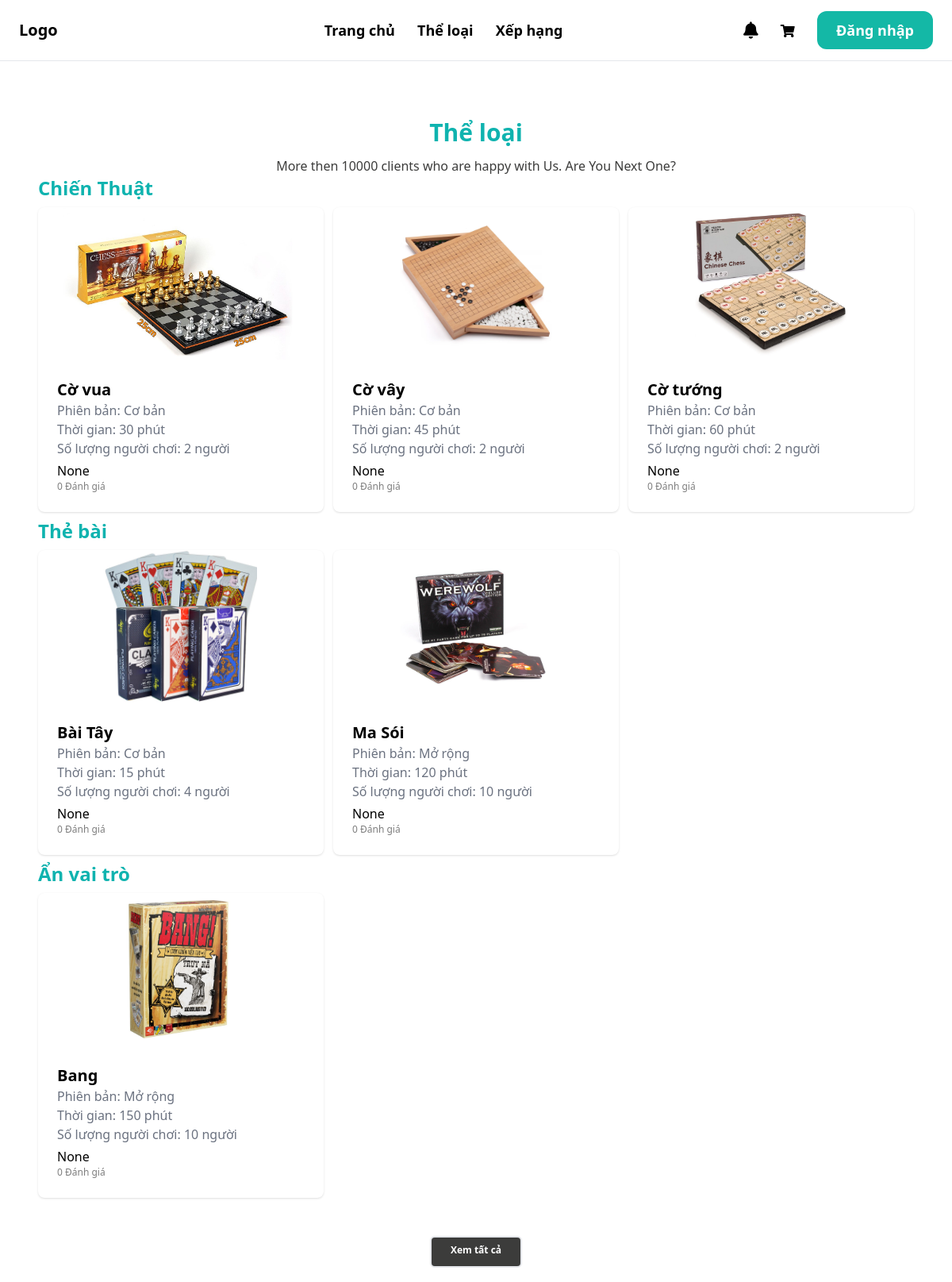
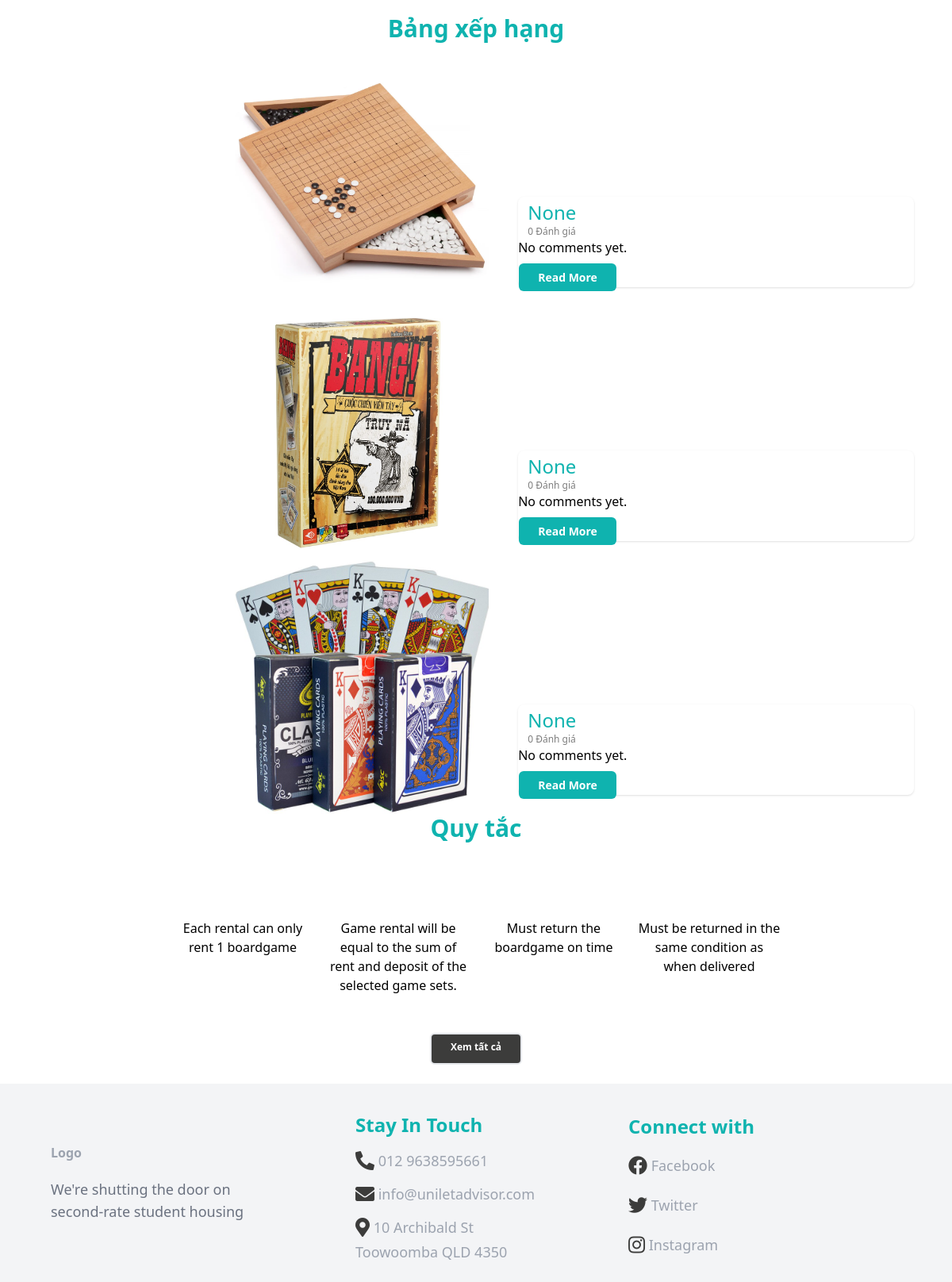
The page / on the database its author committed (2 pictures, top to bottom).
### boardgame/models.py (models this page shows, shortened)
class Category(models.Model):
    title = models.CharField(max_length=100, default=None)
    cid = ShortUUIDField(unique=True, primary_key=True, prefix="cat", alphabet='1234567890', length=2, max_length=6)
    description = models.TextField(null=True, blank=True)
    class Meta:
        verbose_name_plural = 'Category'

class Boardgame(models.Model):
    AGE_RATINGS = (
        ('G', 'Phổ biến'),
        ('7+', 'Trên 7 tuổi'),
        ('12+', 'Trên 12 tuổi'),
        ('16+', 'Trên 16 tuổi'),
        ('18+', 'Trên 18 tuổi'),
    )
    STATUS_BG = (
        ('out_of_stock', 'Boardgame này đã hết'),
        ('stocking', 'Boardgame này vẫn còn'),
    )
    bgid = ShortUUIDField(unique=True, primary_key=True, prefix="bg", alphabet='1234567890', length=2, max_length=6)
    user = models.ForeignKey(User, on_delete=models.SET_NULL, null=True)
    date = models.DateTimeField(default=timezone.now)
    category= models.ForeignKey(Category, on_delete=models.SET_NULL, null=True)
    version = models.ForeignKey(Version, on_delete=models.SET_NULL, null=True)
    title = models.CharField(max_length=100)
    image = models.ImageField(upload_to="user_directory_path")
    description = models.TextField(null=True, blank=True, default="This is the boardgame")
    rule = models.TextField(null=True, blank=True, default="This is rule for boardgame")
    age_rating = models.CharField(choices=AGE_RATINGS, max_length=5, default="G")
    people = models.IntegerField()
    play_time = models.IntegerField()
    price = models.DecimalField(max_digits=99999999999999, decimal_places=2)
    author = models.ForeignKey(Author, on_delete=models.SET_NULL, null=True, blank=True)
    producer = models.ForeignKey(Producer, on_delete=models.SET_NULL, null=True, blank=True)
    publication_year = models.IntegerField(default="2000")
    boardgame_status = models.CharField(choices=STATUS_BG, max_length=20, default="out_of_stock")
    in_stock = models.PositiveIntegerField(default=0)
    order = models.PositiveIntegerField(default=0)
    rental = models.PositiveIntegerField(default=0)
    total = models.PositiveIntegerField(default=0)
    class Meta:
        verbose_name_plural = "Boardgame"
    def get_average_rating(self):
        return self.reviews.aggregate(avg_rating=Avg('rating'))['avg_rating']
    @property
    def draw_average_stars(self):
        if (self.get_average_rating()):
            average_stars = int(self.get_average_rating())
            return range(0,average_stars)
    @property
    def draw_non_stars(self):
        if (self.get_average_rating()):
            average_stars = int(self.get_average_rating())
            return range(0,5-average_stars)

class Version(models.Model):
    title = models.CharField(max_length=100, default=None)
    vid = ShortUUIDField(unique=True, primary_key=True, prefix="ver", alphabet='1234567890', length=2, max_length=6)
    description = models.TextField(null=True, blank=True)
    class Meta:
        verbose_name_plural = 'Version'
    def __str__(self):
        return self.title

### core/views.py (the view)
# urls.py: 2. Add a URL to urlpatterns:  path('', views.home, name='home')
def home(request):
    categories = Category.objects.all()[0:3]
    top_boardgames = Boardgame.objects.annotate(avg_rating=models.Avg('reviews__rating')).order_by('-avg_rating')[:3]
    for t_boardgame in top_boardgames:
        most_recent_review = t_boardgame.reviews.order_by('-date').first()
        t_boardgame.most_recent_comment = most_recent_review
    return render(request, 'core/home.html', {
        'categories': categories,
        'top_boardgames': top_boardgames,
    })

### templates/core/home.html (shortened to what this page needs)
{% extends 'core/base.html' %}
{% load static %}
{% block content %}
    <div class="mt-6 px-6 py-6  rounded-xl">
        <h2 class="text-center text-3xl font-bold text-[#0FB3AF]">Thể loại</h2>
        <p class="text-center pt-3 text-md text-[#3C3C3B] font-['Open Sans']">More then 10000 clients who are
            happy with Us. Are You Next One?</p>
        <div class="grid grid-row-2 gap-2 ">
            {% for categori in categories %}
                <a href="{% url "core:category" categori.cid %}">
                    <p class="text-left text-2xl font-bold text-[#0FB3AF]">{{ categori.title }}</p>
                </a>
                <div class="grid grid-cols-3 gap-3 ">
                    {% for boardgame in categori.boardgame_set.all|slice:":3" %}
                        <div class="shadow bg-[#ffffff] rounded-lg">
                            <a href="{% url "boardgame:detail" boardgame.bgid %}" class="boardgame-info">
                                <div >
                                    <img src="{{ boardgame.image.url }}" class="rounded-t-lg object-contain max-h-48 w-full transition " sizes="100vw">
                                </div>
                                <div class="p-6 rounded-b-xl bg-white-100">
                                    <h2 class="text-xl font-bold">{{ boardgame.title }}</h2>
                                    <p class="text-gray-500">Phiên bản: {{ boardgame.version }}</p>
                                    <p class="text-gray-500">Thời gian: {{ boardgame.play_time }} phút</p>
                                    <p class="text-gray-500">Số lượng người chơi: {{ boardgame.people }} người</p>
                                    <div class="flex items-center pt-1">
                                        {{boardgame.get_average_rating}}
                                    </div>
                                    <div class="font-thin text-[#7E7E7E] font-['Open Sans'] text-xs">
                                        {{boardgame.reviews.all.count}} Đánh giá
                                    </div>
                                </div>
                            </a>
                        </div>
                    {% endfor %}
                </div>
            {% endfor %}
        </div>
        <div class=" grid  justify-items-center items-center pt-12 ">
            <a  href="{% url "core:allCategories" %}"
                class="rounded-md h-10 border-2 border-primary px-6 py-2 text-xs font-bold bg-[#3C3C3B] text-white text-center hover:bg-[#3C3C3BCC] ">
                Xem tất cả
            </a>
        </div>
    </div>
    <div>
        <div class="text-center pt-30 text-3xl font-bold text-[#0FB3AF] py-3">Bảng xếp hạng</div>
        {% for boardgame in top_boardgames %}
            <div class="relative ">
                <img class="rounded-t-lg object-contain h-80 w-3/4 object-center" src="{{ boardgame.image.url }}" alt="" />
                <div class=" absolute bottom-6 right-6 max-w-lg rounded-lg shadow bg-white-100 ">
                    <div class="flex items-center pt-1">
                        <div class="text-[#0FB3AF] text-2xl font-medium pr-2 px-3">
                            {{ boardgame.get_average_rating }}
                        </div>
                    </div>
                    <div class="font-thin text-[#7E7E7E] font-['Open Sans'] text-xs px-3">
                        {{ boardgame.reviews.all.count }} Đánh giá
                    </div>
                    <table class="mt-3">
                        <tbody>
                            {% if boardgame.most_recent_comment %}
                                <p>{{ boardgame.most_recent_comment.review }}</p>
                                <tr>
                                    <td class="pl-4 ">
                                        <img class="w-10 h-10 rounded-full text-right" src="/src/images/avt2.png" alt="Rounded avatar">
                                    </td>
                                    <td >
                                        <p class="text-left bottom-3 text-[#3C3C3B]">{{ boardgame.most_recent_comment.user }}</p>
                                    </td>
                                    <td>
                                        <i class="fas fa-clock fa-lg text-[#727272] ">
                                    </td>
                                    <td class="text-xs text-[#727272] text-left font-[Open Sans] ">
                                        <p>{{ boardgame.most_recent_comment.date}}</p>
                                    </td>
                                </tr>
                            {% else %}
                                <p>No comments yet.</p>
                            {% endif %}
                            <td class=" w-1/4">
                                <a  href="{% url 'boardgame:detail' boardgame.bgid %}"
                                    class="rounded-md h-10 w-28 border-primary px-6 py-2 text-sm font-semibold bg-[#0FB3AF] text-white text-center hover:bg-[#0FB3AFCC]">
                                    Read More
                                </a>
                            </td>
                        </tbody>
                    </table>
                </div>
            </div>
        {% endfor %}
    </div>
    <div>
        <div class="text-center pt-30 text-3xl font-bold text-[#0FB3AF]">Quy tắc</div>
        <div class="grid grid-cols-4 gap-4 px-48 justify-items-center items-start pt-16">
            <div class="w-full grid justify-items-center">
                <p class="mt-8 font-[Open Sans] text-center">Each rental can only rent 1 boardgame</p>
            </div>
            <div class="w-full grid justify-items-center">
                <p class="mt-8 font-[Open Sans] text-center">Game rental will be equal to the sum of rent and deposit of
                    the selected game sets.</p>
            </div>
            <div class="w-full grid justify-items-center">
                <p class="mt-8 font-[Open Sans] text-center">Must return the boardgame on time</p>
            </div>
            <div class="w-full grid justify-items-center">
                <p class="mt-8 font-[Open Sans] text-center">Must be returned in the same condition as when delivered
                </p>
            </div>
        </div>
        <div class=" grid  justify-items-center items-center pt-12 ">
            <a  href="#"
                class="rounded-md h-10 border-2 border-primary px-6 py-2 text-xs font-bold bg-[#3C3C3B] text-white text-center hover:bg-[#3C3C3BCC] ">
                Xem tất cả
            </a>
        </div>
    </div>
{% endblock %}

### rows shown on the page
Category: title "Chiến Thuật"
Boardgame: image (picture), title "Cờ vua", version "Cơ bản", play_time "30", people "2", get_average_rating "None", reviews.all.count "0"
Boardgame: image (picture), title "Cờ vây", version "Cơ bản", play_time "45", people "2", get_average_rating "None", reviews.all.count "0", shows "No comments yet."
Boardgame: image (picture), title "Cờ tướng", version "Cơ bản", play_time "60", people "2", get_average_rating "None", reviews.all.count "0"
Category: title "Thẻ bài"
Boardgame: image (picture), title "Bài Tây", version "Cơ bản", play_time "15", people "4", get_average_rating "None", reviews.all.count "0", shows "No comments yet."
Boardgame: image (picture), title "Ma Sói", version "Mở rộng", play_time "120", people "10", get_average_rating "None", reviews.all.count "0"
Category: title "Ẩn vai trò"
Boardgame: image (picture), title "Bang", version "Mở rộng", play_time "150", people "10", get_average_rating "None", reviews.all.count "0", shows "No comments yet."
